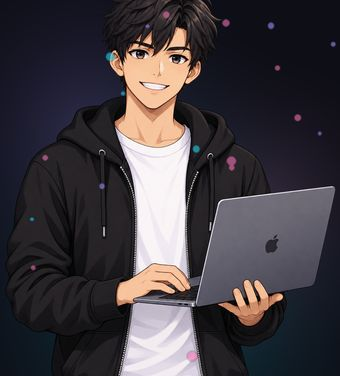
#> input picture tools/frames/f00.jpg, 340 x 376 px, given in place of Friendly_Anime_Developer_with_Laptop.png, which was not available
$ python make_assets.py
#> lines starting #> are read from the running program, lines starting #| are printed output that depends on the picture; pictures that were not available may be replaced by others from this repository, and a replacement may not be noted
### tools/common.py
import base64, ctypes, io, math, os, re, sys, types, tempfile
from pathlib import Path

ROOT = Path('/home/claude/profile')
ASSETS = ROOT / 'assets'
ASSETS.mkdir(parents=True, exist_ok=True)
UP = Path('/mnt/user-data/uploads')
FONTS = Path('/mnt/skills/examples/canvas-design/canvas-fonts')
ICONS = Path('/usr/local/lib/python3.12/dist-packages/material/templates/.icons/simple')

# ------------------------------------------------------------------ profile data
# Edit these once; every file picks them up.
D = dict(
    name1='SHAHRIAR', name2='KALAM EMON',
    role='Full Stack Web Developer',
    github='shahriarkalamemon', github_url='https://github.com/shahriarkalamemon',
    email='shahriarkalamemon122005@gmail.com',
    city='Sylhet City', company='Codejogot',
    # PLACEHOLDERS - replace with your real numbers / repo names
    repos=12, stars=48, commits=640,
    top_repos=[('project-alpha', 21), ('project-bravo', 14), ('project-charlie', 9),
               ('project-delta', 6), ('project-echo', 3)],
)

# ------------------------------------------------------------------ brotli shim (libbrotli via ctypes)
_enc = ctypes.CDLL('libbrotlienc.so.1')
_dec = ctypes.CDLL('libbrotlidec.so.1')


# [20 lines left out: functions _compress, _decompress, not called in this run]


_m = types.ModuleType('brotli')
_m.compress, _m.decompress = _compress, _decompress
_m.MODE_GENERIC, _m.MODE_TEXT, _m.MODE_FONT = 0, 1, 2
sys.modules['brotli'] = _m

from fontTools import subset  # noqa: E402

UNICODES = list(range(0x20, 0x7F)) + [0xB7, 0x2014, 0x2013, 0x2019, 0x2192, 0x2022]


# [16 lines left out: function font_b64, not called in this run]


_FONT_CACHE = {}


# [12 lines left out: function font_css, not called in this run]


# ------------------------------------------------------------------ icons
def icon_path(slug):
    t = (ICONS / f'{slug}.svg').read_text()
    return re.search(r'<path d="([^"]+)"', t).group(1)


def b64file(path):
    return base64.b64encode(Path(path).read_bytes()).decode()


# ------------------------------------------------------------------ shared svg bits
CYAN, VIOLET, PINK = '#22d3ee', '#a78bfa', '#f472b6'
BG = '#0d0e16'

BASE_CSS = """
.d{font-family:'Outfit',system-ui,-apple-system,'Segoe UI',sans-serif}
.m{font-family:'JetBrains Mono',ui-monospace,SFMono-Regular,Menlo,Consolas,monospace}
@keyframes rise{from{opacity:0;transform:translateY(14px)}}
@keyframes pop{from{opacity:0;transform:scale(.92)}}
@keyframes slide{from{opacity:0;transform:translateX(-18px)}}
@keyframes nudge{0%,100%{transform:translateX(0)}50%{transform:translateX(7px)}}
.rise{animation:rise .9s cubic-bezier(.2,.8,.2,1) both}
.pop{animation:pop .8s cubic-bezier(.2,.8,.2,1) both;transform-box:fill-box;transform-origin:center}
.slide{animation:slide .8s cubic-bezier(.2,.8,.2,1) both}
.nudge{animation:nudge 1.8s ease-in-out infinite}
"""


# [32 lines left out: functions common_defs, card, wrap, not called in this run]


def ease_out(t):
    return 1 - (1 - t) ** 3


def fmt(v):
    return f'{v:.2f}'.rstrip('0').rstrip('.')

### tools/make_assets.py
import math, random
import numpy as np
from PIL import Image, ImageDraw, ImageFilter
from common import *

lap = Image.open(UP / 'Friendly_Anime_Developer_with_Laptop.png').convert('RGBA')
ptr = Image.open(UP / 'Neon_Anime_GitHub_Promo_Sticker.png').convert('RGBA')
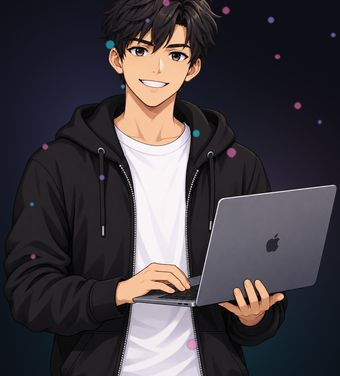
#> input picture tools/frames/f01.jpg, 340 x 376 px, given in place of Neon_Anime_GitHub_Promo_Sticker.png, which was not available
print('alpha laptop', lap.getchannel('A').getextrema(), 'pointing', ptr.getchannel('A').getextrema())
#| alpha laptop (255, 255) pointing (255, 255)

# ------------------------------------------------------------ hero frames (stand-in clip made from the portrait)
FW, FH, S = 340, 376, 2
N = 20
cyan, violet, pink = np.array([34, 211, 238]), np.array([167, 139, 250]), np.array([244, 114, 182])
bbox = lap.getchannel('A').getbbox()
#> bbox = (0, 0, 340, 376)
lapc = lap.crop(bbox)
rng = random.Random(7)
parts = [(rng.random(), rng.random(), .15 + rng.random() * .35, rng.choice([0, 1, 2]), 2 + rng.random() * 3) for _ in range(18)]
yy, xx = np.mgrid[0:FH * S, 0:FW * S].astype(float)
frames = []
for k in range(N):
    t = k / (N - 1)
    base = np.zeros((FH * S, FW * S, 3), float) + np.array([13, 14, 22])
    # drifting aurora glow
    for (cx, cy, col, R, a) in [(.5 + .12 * math.sin(t * 3), .78, cyan, .75, .55), (.25 + .3 * t, .35, violet, .6, .4), (.8 - .25 * t, .55, pink, .5, .3)]:
        d = np.sqrt(((xx / (FW * S) - cx)) ** 2 + ((yy / (FH * S) - cy)) ** 2) / R
        w = np.clip(1 - d, 0, 1) ** 2 * a
        base += (col - base) * w[..., None] * .55
    img = Image.fromarray(np.clip(base, 0, 255).astype('uint8')).convert('RGBA')
    # character with slow push-in + float
    sc = 1.0 + .07 * ease_out(t)
    cw = int(FW * S * .98 * sc)
    ch = int(lapc.height * cw / lapc.width)
    c = lapc.resize((cw, ch), Image.LANCZOS)
    ox = (FW * S - cw) // 2
    oy = FH * S - ch + int(10 * S * ease_out(t)) - int(4 * S * math.sin(t * math.pi))
    img.alpha_composite(c, (ox, oy))
    # rising particles
    ov = Image.new('RGBA', img.size, (0, 0, 0, 0))
    dr = ImageDraw.Draw(ov)
    for (px, py, sp, ci, r) in parts:
        x = px * FW * S
        y = ((py - t * sp * 1.6) % 1.0) * FH * S
        col = [CYAN, VIOLET, PINK][ci]
        rgb = tuple(int(col[i:i + 2], 16) for i in (1, 3, 5))
        dr.ellipse([x - r * S, y - r * S, x + r * S, y + r * S], fill=rgb + (150,))
    ov = ov.filter(ImageFilter.GaussianBlur(1.2))
    img.alpha_composite(ov)
    # diagonal light sweep
    sweep = np.exp(-(((xx + yy * .45) / (FW * S) - (t * 1.7 - .3)) ** 2) / .006) * .16
    arr = np.asarray(img.convert('RGB')).astype(float)
    arr += sweep[..., None] * 255
    img = Image.fromarray(np.clip(arr, 0, 255).astype('uint8'))
    img = img.resize((FW, FH), Image.LANCZOS)
    path = ASSETS / f'f{k:02d}.jpg'
    img.save(path, quality=80, optimize=True, progressive=False)
    frames.append(path)
#> this loop made 20 passes
#> pass 1, `img = Image.fromarray(np.clip(base, 0, 255).astype('uint8')).convert('..`:
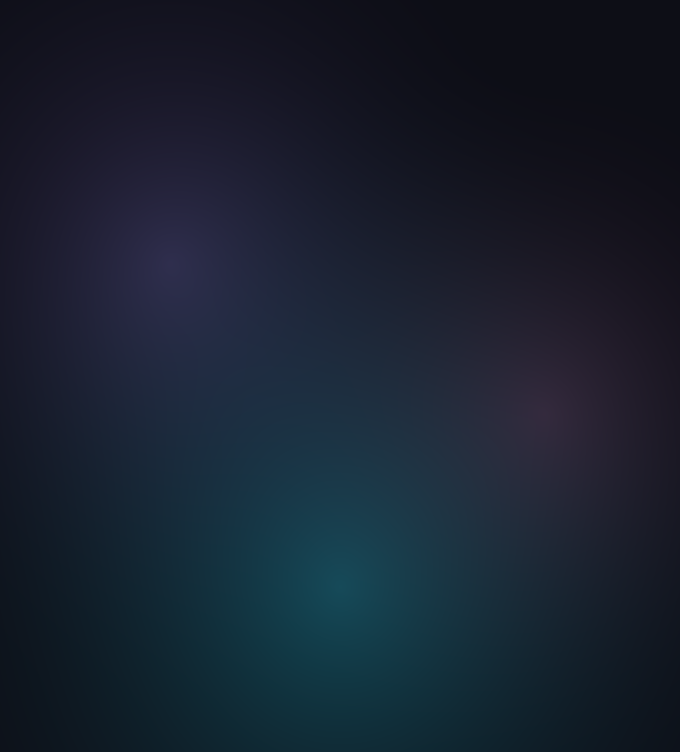
#> img: PIL image 680x752 RGBA; mean R, G, B, A 23.9, 33.1, 47.3, 255
#> pass 1, `ov = ov.filter(ImageFilter.GaussianBlur(1.2))`:
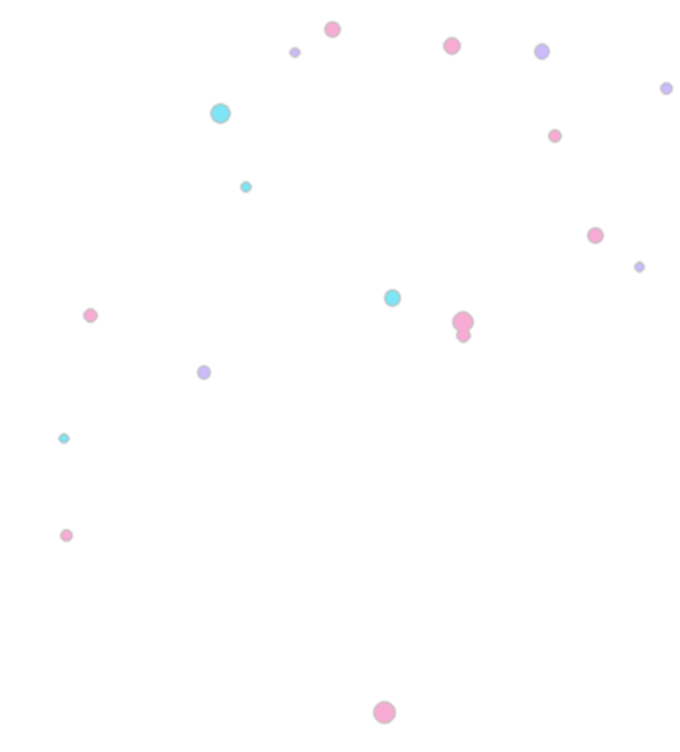
#> ov: PIL image 680x752 RGBA; mean R, G, B, A 1, 0.8, 1.1, 0.8; transparent parts drawn white
#> after the loop:
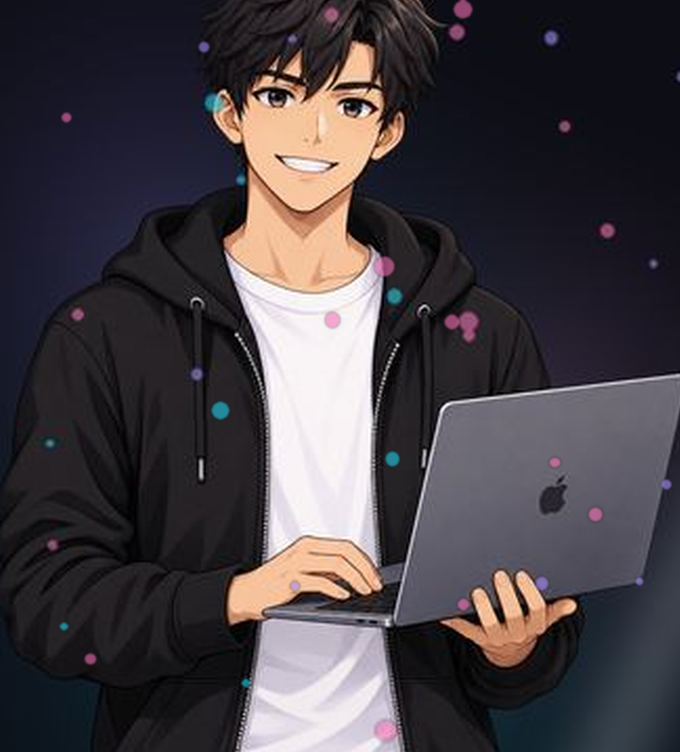
#> arr: shape (752, 680, 3) float64; mean R, G, B 71, 65.1, 70.1; drawn with min black and max white
#> after the loop:
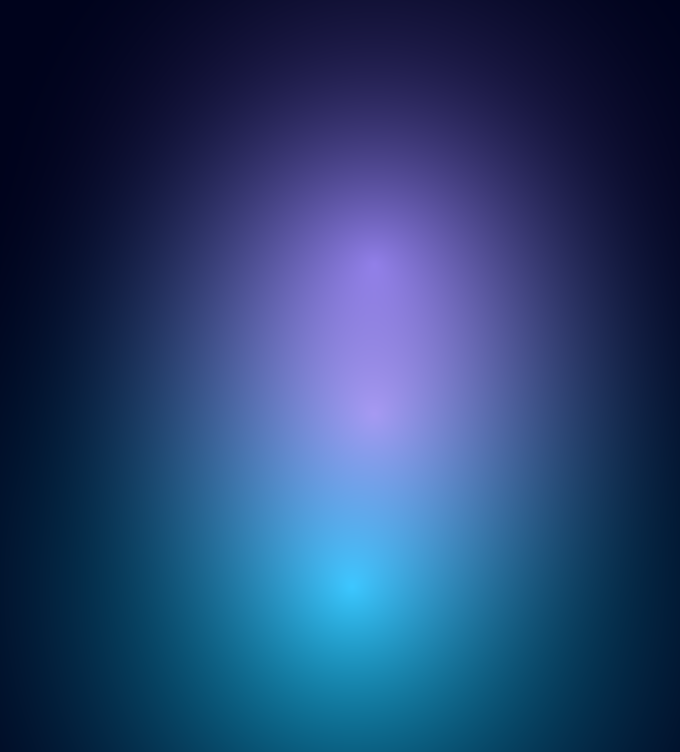
#> base: shape (752, 680, 3) float64; mean R, G, B 25.2, 33.8, 48.3; drawn with min black and max white
#> after the loop, frames = 20 items
#> (the run stopped early here; a loop or call above may not have finished)
